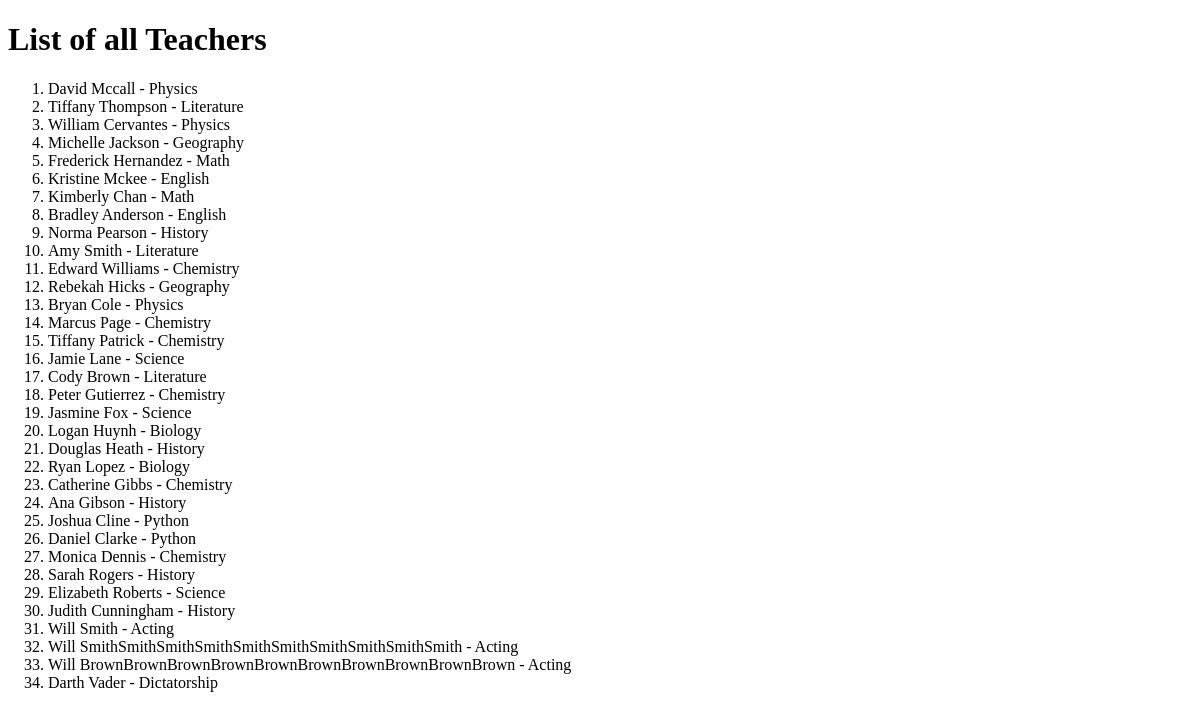
Before: /teachers/ with the older database file.
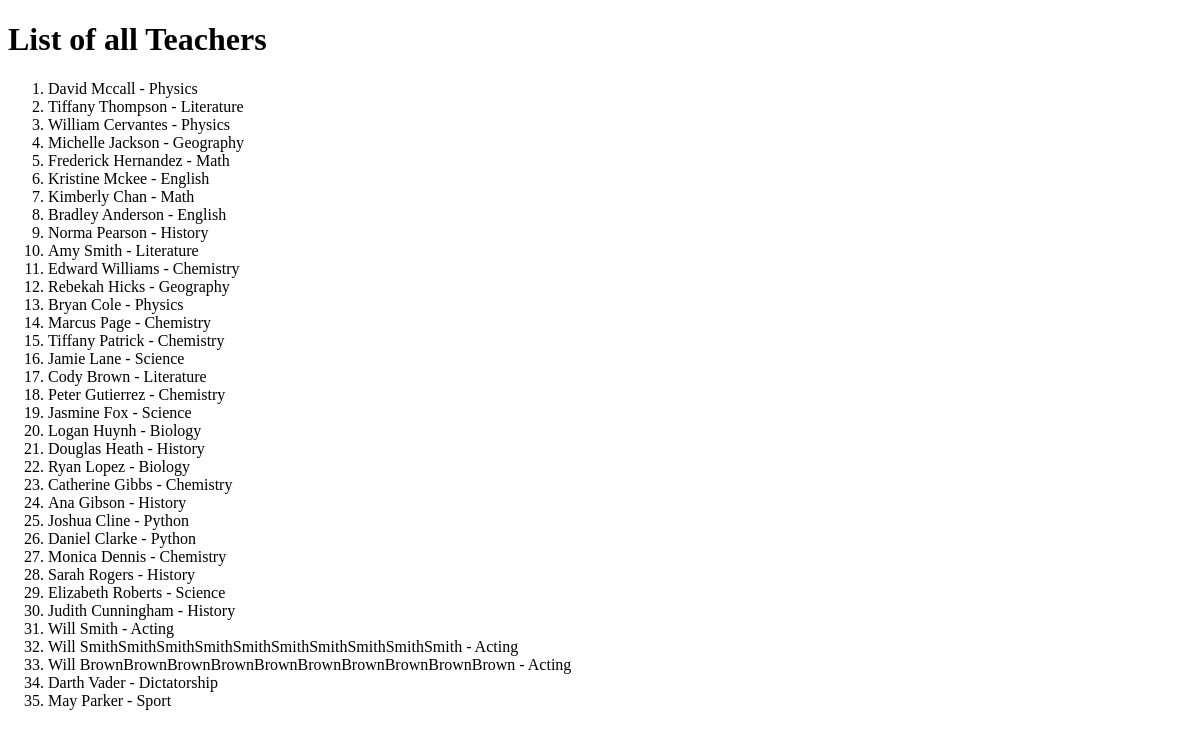
After: the same page with the newer database file.
### school/models.py (models this page shows)
class Teacher(models.Model):
    first_name = models.CharField(max_length=50, null=False)
    last_name = models.CharField(max_length=50, null=False)
    birthdate = models.DateField(null=False)
    subject = models.CharField(max_length=50)

### school/views.py (the view)
# urls.py: path("teachers/", include("school.urls")),
def teachers(request):
    all_teachers = Teacher.objects.all()
    return render(request, "teachers.html", {"all_teachers": all_teachers})

### templates/teachers.html (shortened to what this page needs)
<!DOCTYPE html>
<html lang="en">
<head>
</head>
<body>
    <h1>List of all Teachers</h1>
    <ol>
        {% for teacher in all_teachers %}
            <li>{{ teacher.first_name }} {{ teacher.last_name }} - {{ teacher.subject }}</li>
        {% endfor %}
    </ol>
</body>
</html>

Changed rows visible on the page:
added Teacher: first_name "May", last_name "Parker", subject "Sport"
